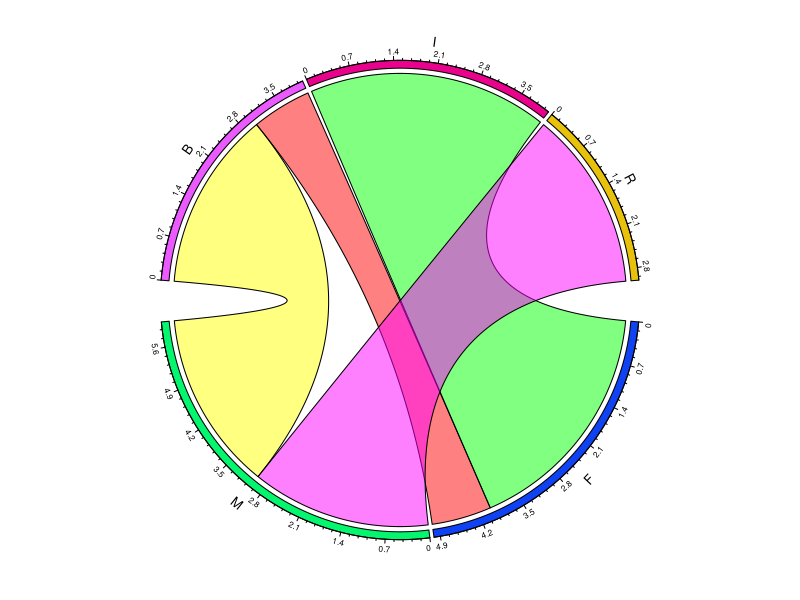
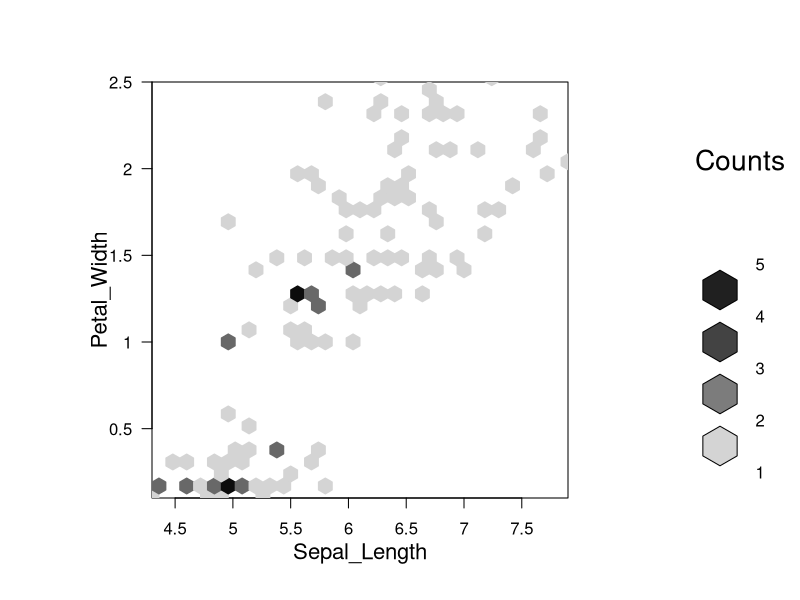
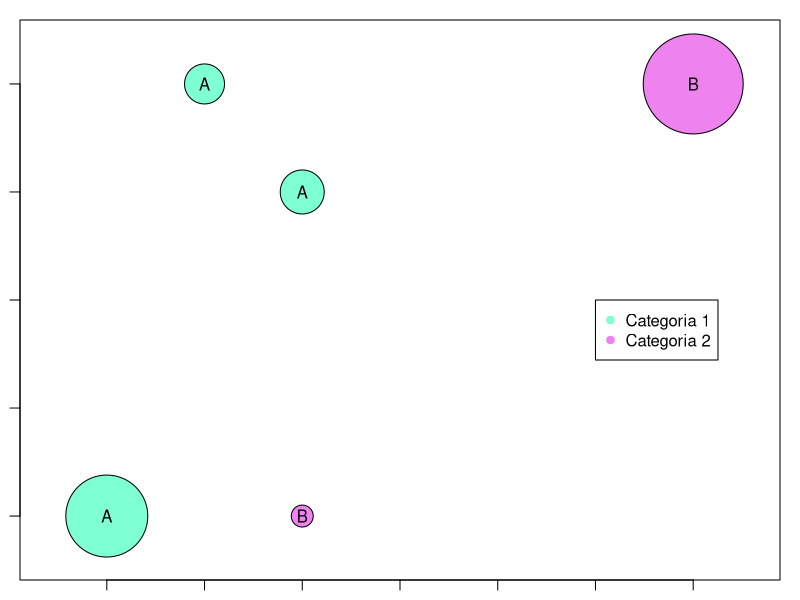
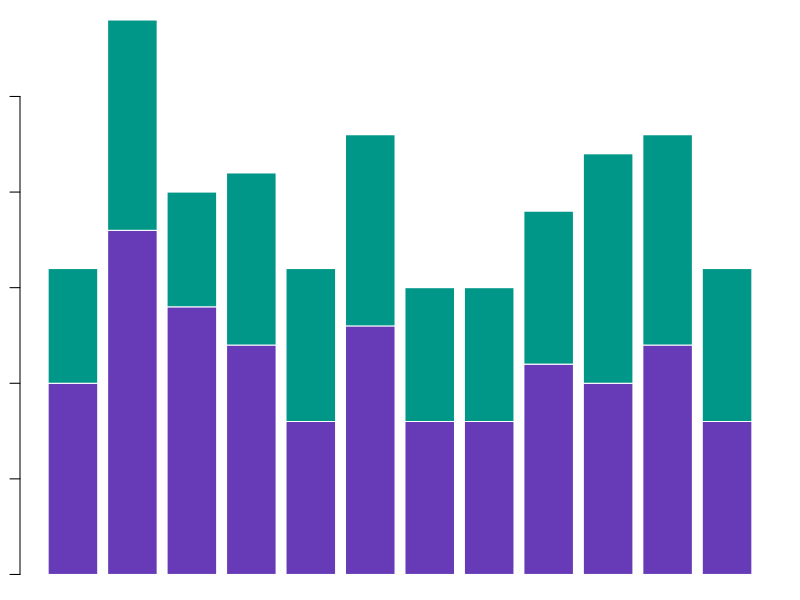
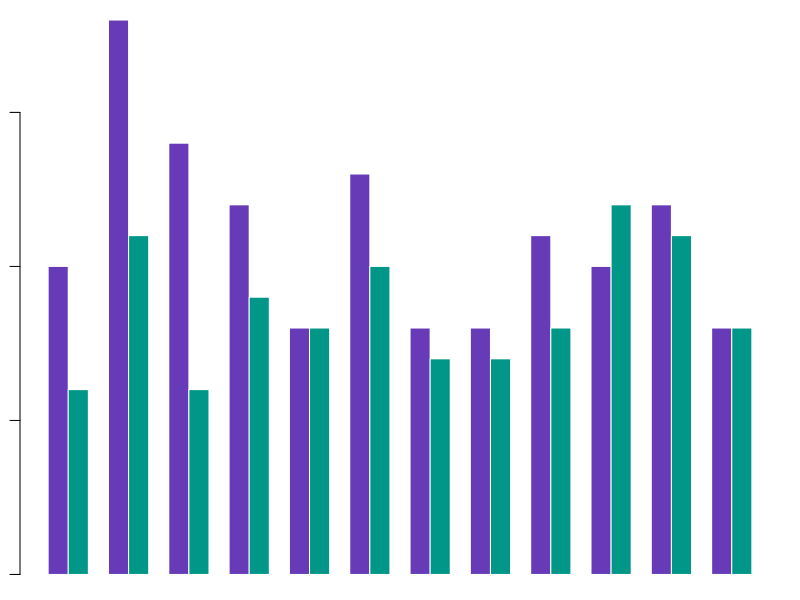
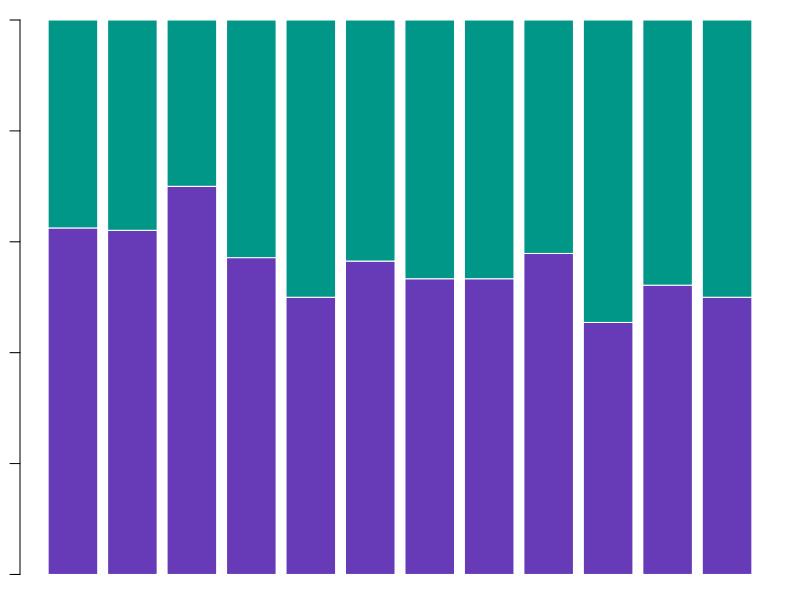
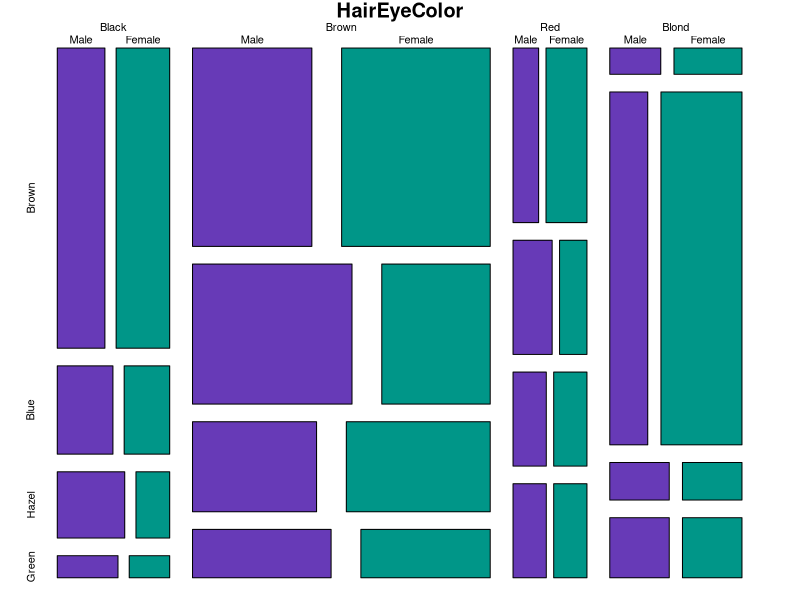
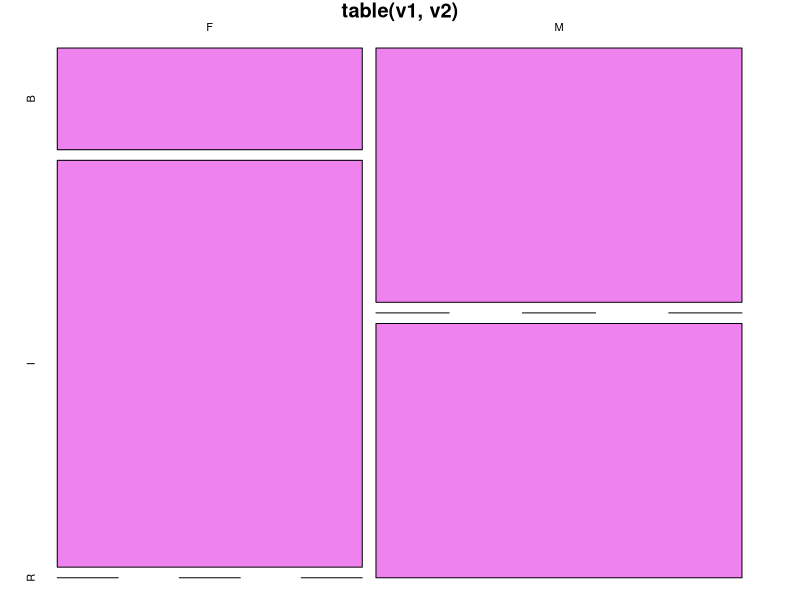

R code for these plots, in order:
# Diagrama de cordas --------------
# 1. Cria-se 2 variáveis: sexo (v1={f, m}) e opinião v2=({ruim, indiferente, bom})

install.packages("circlize")
require(circlize)

v1 <- c("F", "F", "F", "F", "M", "M", "M", "M", "M","F", "M")
v2 <- c("I", "I", "B", "I","B", "R", "B", "R","B", "I", "R" )

#length(v1)
#length(v2)

# criando um data frame com v1 e v2

m <- data.frame(table(v1,v2))
chordDiagram (m,
              col=rainbow(6),
              link.border = "black",
              grid.border = "black",
              )  #plotando

?chordDiagram


# Gráfico Hexbin ---------------------
# Interessante utilizar quando se tem muitos pontos. É visualmente melhor ver os
# pontos com escala de cores do que ver vários pontos empilhados

install.packages("hexbin")
require (hexbin)

Sepal_Length <- iris$Sepal.Length
Petal_Width <- iris$Petal.Width

hh <- hexbin (Sepal_Length, Petal_Width )
plot(hh)


# Gráfico de Bolhas -------------

x <- c(10,20,15,20,40)
y <- c(1, 4, 5, 1, 5)
z <- c(41, 22, 20, 11, 50)
rotulos <- c("A", "A", "A", "B", "B")
cor <- c("aquamarine", "aquamarine", "aquamarine", "violet", "violet")
categorias <- c("Categoria 1", "Categoria 2")

symbols (x = x, y = y, circles = z, inches = 0.5, bg = cor)

text(x, y, rotulos, cex = 1)
legend(35, 3, categorias, pch=19, cex = 1, col= c("aquamarine", "violet"))


# Gráfico de Barras --------------

ano <- c(rep(2022,12), rep(2023,12))
mes <- 1:12
ven <- rpois (24,10)
V <- rbind(ven[1:12], ven[13:24])
cores <- c("#673AB7", "#009688")   # www.materialpalette.com > busca cores hex

# Barras somadas
barplot (V, names.arg = mes, col = cores, border = F)

# Barras aninhadas
barplot (V, beside = T, names.arg = mes, col = cores, border = F)

# Barras aninhadas 100%
soma <- apply(V,2,sum) # 2 = por coluna
p <- V%*%diag(1/soma)       # multiplicação de matrizes
#dividimos cada um dos elementos pela soma
barplot (p, names.arg = mes, col = cores, border = F)


# Gráfico de Mosaico ----------

HairEyeColor
mosaicplot(HairEyeColor, col = cores)

# testando com os vetores do início do código
mosaicplot(table(v1,v2), col = "violet")
